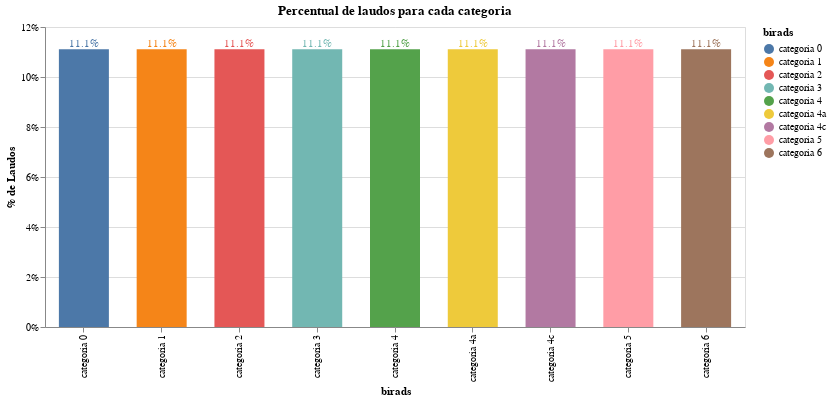

The cell this chart's notebook holds for it:
### Code cell
#Verificando percentuais de laudos por classes
df2 = pd.DataFrame(df_balanced.groupby('birads').count()['texto_do_laudo_3']).reset_index()

bars = alt.Chart(df2).mark_bar(size=50).encode(
    x=alt.X('birads'),
    y=alt.Y('PercentOfTotal:Q', axis=alt.Axis(format='.0%', title='% de Laudos')),
    color='birads'
).transform_window(
    TotalArticles='sum(texto_do_laudo_3)',
    frame=[None, None]
).transform_calculate(
    PercentOfTotal="datum.texto_do_laudo_3 / datum.TotalArticles"
)

text = bars.mark_text(
    align='center',
    baseline='bottom',
    #dx=5  # Nudges text to right so it doesn't appear on top of the bar
).encode(
    text=alt.Text('PercentOfTotal:Q', format='.1%')
)

(bars + text).interactive().properties(
    height=300, 
    width=700,
    title = "Percentual de laudos para cada categoria após balanceamento",
)

### Figure 1 — Vega-Lite specification as saved in the notebook (floating-point values rounded to 4 significant figures)
{"config": {"view": {"continuousWidth": 400, "continuousHeight": 300}}, "layer": [{"mark": {"type": "bar", "size": 50}, "encoding": {"color": {"field": "birads", "type": "nominal"}, "x": {"field": "birads", "type": "nominal"}, "y": {"axis": {"format": ".0%", "title": "% de Laudos"}, "field": "PercentOfTotal", "type": "quantitative"}}, "selection": {"selector002": {"type": "interval", "bind": "scales", "encodings": ["x", "y"]}}, "transform": [{"window": [{"op": "sum", "field": "texto_do_laudo_3", "as": "TotalArticles"}], "frame": [null, null]}, {"calculate": "datum.texto_do_laudo_3 / datum.TotalArticles", "as": "PercentOfTotal"}]}, {"mark": {"type": "text", "align": "center", "baseline": "bottom"}, "encoding": {"color": {"field": "birads", "type": "nominal"}, "text": {"field": "PercentOfTotal", "format": ".1%", "type": "quantitative"}, "x": {"field": "birads", "type": "nominal"}, "y": {"axis": {"format": ".0%", "title": "% de Laudos"}, "field": "PercentOfTotal", "type": "quantitative"}}, "transform": [{"window": [{"op": "sum", "field": "texto_do_laudo_3", "as": "TotalArticles"}], "frame": [null, null]}, {"calculate": "datum.texto_do_laudo_3 / datum.TotalArticles", "as": "PercentOfTotal"}]}], "data": {"name": "data-402641f0f8cae655a70c7941c2e0baa0"}, "height": 300, "title": "Percentual de laudos para cada categoria", "width": 700, "$schema": "https://vega.github.io/schema/vega-lite/v4.17.0.json", "datasets": {"data-402641f0f8cae655a70c7941c2e0baa0": [{"birads": "categoria 0", "texto_do_laudo_3": 3387}, {"birads": "categoria 1", "texto_do_laudo_3": 3387}, {"birads": "categoria 2", "texto_do_laudo_3": 3387}, {"birads": "categoria 3", "texto_do_laudo_3": 3387}, {"birads": "categoria 4", "texto_do_laudo_3": 3387}, {"birads": "categoria 4a", "texto_do_laudo_3": 3387}, {"birads": "categoria 4c", "texto_do_laudo_3": 3387}, {"birads": "categoria 5", "texto_do_laudo_3": 3387}, {"birads": "categoria 6", "texto_do_laudo_3": 3387}]}}
